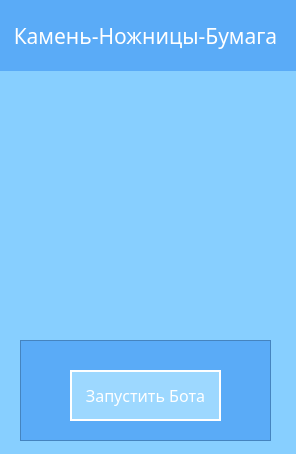
<?xml version="1.0" encoding="UTF-8"?>
<ui version="4.0">
 <class>MainWindow</class>
 <widget class="QMainWindow" name="MainWindow">
  <property name="geometry">
   <rect>
    <x>0</x>
    <y>0</y>
    <width>296</width>
    <height>454</height>
   </rect>
  </property>
  <property name="windowTitle">
   <string>CuEFa_Bot</string>
  </property>
  <widget class="QWidget" name="centralwidget">
   <property name="styleSheet">
    <string notr="true">background-color:rgb(135, 207, 255)</string>
   </property>
   <widget class="QLabel" name="label">
    <property name="geometry">
     <rect>
      <x>0</x>
      <y>80</y>
      <width>301</width>
      <height>241</height>
     </rect>
    </property>
    <property name="text">
     <string/>
    </property>
    <property name="pixmap">
     <pixmap>e9ffe68de8b7fcaaa013c866c2539863-fotor-bg-remover-2023052713190.png</pixmap>
    </property>
    <property name="scaledContents">
     <bool>true</bool>
    </property>
   </widget>
   <widget class="QLabel" name="label_2">
    <property name="geometry">
     <rect>
      <x>-10</x>
      <y>0</y>
      <width>311</width>
      <height>71</height>
     </rect>
    </property>
    <property name="font">
     <font>
      <family>Impact</family>
      <pointsize>16</pointsize>
     </font>
    </property>
    <property name="layoutDirection">
     <enum>Qt::LeftToRight</enum>
    </property>
    <property name="styleSheet">
     <string notr="true">background-color:rgb(90, 171, 247);
color:rgb(255, 255, 255)</string>
    </property>
    <property name="text">
     <string>Камень-Ножницы-Бумага</string>
    </property>
    <property name="alignment">
     <set>Qt::AlignCenter</set>
    </property>
   </widget>
   <widget class="QFrame" name="frame">
    <property name="geometry">
     <rect>
      <x>20</x>
      <y>340</y>
      <width>251</width>
      <height>101</height>
     </rect>
    </property>
    <property name="styleSheet">
     <string notr="true">background-color:rgb(90, 171, 247)</string>
    </property>
    <property name="frameShape">
     <enum>QFrame::StyledPanel</enum>
    </property>
    <property name="frameShadow">
     <enum>QFrame::Raised</enum>
    </property>
    <widget class="QPushButton" name="pushButton">
     <property name="geometry">
      <rect>
       <x>50</x>
       <y>30</y>
       <width>151</width>
       <height>51</height>
      </rect>
     </property>
     <property name="font">
      <font>
       <family>Impact</family>
       <pointsize>12</pointsize>
      </font>
     </property>
     <property name="styleSheet">
      <string notr="true">QPushButton {
	background-color:rgb(157, 216, 255);
	border-radius: 30;
	color: rgb(255, 255, 255);
	border: 2px solid rgb(255, 255, 255)
}

QPushButton: pressed {
	background-color:rgb(85, 170, 255);
}

</string>
     </property>
     <property name="text">
      <string>Запустить Бота</string>
     </property>
    </widget>
   </widget>
   <widget class="QLabel" name="label_3">
    <property name="geometry">
     <rect>
      <x>10</x>
      <y>80</y>
      <width>291</width>
      <height>241</height>
     </rect>
    </property>
    <property name="text">
     <string/>
    </property>
    <property name="pixmap">
     <pixmap>CuEfa.png</pixmap>
    </property>
    <property name="scaledContents">
     <bool>true</bool>
    </property>
   </widget>
  </widget>
 </widget>
 <resources/>
 <connections/>
</ui>
